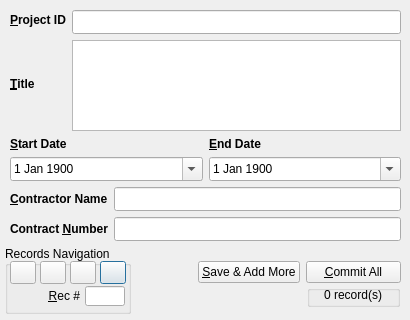
<?xml version="1.0" encoding="UTF-8"?>
<ui version="4.0">
 <class>AddProject</class>
 <widget class="QDialog" name="AddProject">
  <property name="windowModality">
   <enum>Qt::NonModal</enum>
  </property>
  <property name="geometry">
   <rect>
    <x>0</x>
    <y>0</y>
    <width>410</width>
    <height>320</height>
   </rect>
  </property>
  <property name="minimumSize">
   <size>
    <width>410</width>
    <height>320</height>
   </size>
  </property>
  <property name="maximumSize">
   <size>
    <width>410</width>
    <height>320</height>
   </size>
  </property>
  <property name="windowTitle">
   <string>Add Project</string>
  </property>
  <property name="windowIcon">
   <iconset resource="../resources/res.qrc">
    <normaloff>:/toolbar/project-new.png</normaloff>:/toolbar/project-new.png</iconset>
  </property>
  <widget class="QWidget" name="verticalLayoutWidget_6">
   <property name="geometry">
    <rect>
     <x>10</x>
     <y>10</y>
     <width>391</width>
     <height>231</height>
    </rect>
   </property>
   <layout class="QVBoxLayout" name="VL100">
    <item>
     <layout class="QHBoxLayout" name="HL110">
      <item>
       <layout class="QVBoxLayout" name="VL112">
        <item>
         <widget class="QLabel" name="LblDocID">
          <property name="sizePolicy">
           <sizepolicy hsizetype="Preferred" vsizetype="Fixed">
            <horstretch>0</horstretch>
            <verstretch>0</verstretch>
           </sizepolicy>
          </property>
          <property name="minimumSize">
           <size>
            <width>0</width>
            <height>20</height>
           </size>
          </property>
          <property name="font">
           <font>
            <pointsize>9</pointsize>
            <weight>75</weight>
            <bold>true</bold>
           </font>
          </property>
          <property name="text">
           <string>&amp;Project ID</string>
          </property>
          <property name="buddy">
           <cstring>lineEdit0proj_id</cstring>
          </property>
         </widget>
        </item>
        <item>
         <widget class="QLabel" name="LblTitle">
          <property name="font">
           <font>
            <pointsize>9</pointsize>
            <weight>75</weight>
            <bold>true</bold>
           </font>
          </property>
          <property name="text">
           <string>&amp;Title</string>
          </property>
          <property name="buddy">
           <cstring>textEdit0proj_title</cstring>
          </property>
         </widget>
        </item>
       </layout>
      </item>
      <item>
       <layout class="QHBoxLayout" name="HL111">
        <item>
         <layout class="QVBoxLayout" name="VL1111">
          <item>
           <widget class="QLineEdit" name="lineEdit0proj_id">
            <property name="minimumSize">
             <size>
              <width>0</width>
              <height>24</height>
             </size>
            </property>
            <property name="font">
             <font>
              <pointsize>9</pointsize>
             </font>
            </property>
           </widget>
          </item>
          <item>
           <widget class="QTextEdit" name="textEdit0proj_title">
            <property name="font">
             <font>
              <pointsize>9</pointsize>
             </font>
            </property>
           </widget>
          </item>
         </layout>
        </item>
       </layout>
      </item>
     </layout>
    </item>
    <item>
     <layout class="QVBoxLayout" name="VL120">
      <item>
       <layout class="QHBoxLayout" name="HL122">
        <item>
         <widget class="QLabel" name="LblStartDate">
          <property name="font">
           <font>
            <pointsize>9</pointsize>
            <weight>75</weight>
            <bold>true</bold>
           </font>
          </property>
          <property name="text">
           <string>&amp;Start Date</string>
          </property>
          <property name="buddy">
           <cstring>dateEdit0proj_startdate</cstring>
          </property>
         </widget>
        </item>
        <item>
         <widget class="QLabel" name="LblEndDate">
          <property name="font">
           <font>
            <pointsize>9</pointsize>
            <weight>75</weight>
            <bold>true</bold>
           </font>
          </property>
          <property name="text">
           <string>&amp;End Date</string>
          </property>
          <property name="buddy">
           <cstring>dateEdit0proj_enddate</cstring>
          </property>
         </widget>
        </item>
       </layout>
      </item>
      <item>
       <layout class="QHBoxLayout" name="HL121">
        <item>
         <widget class="QDateEdit" name="dateEdit0proj_startdate">
          <property name="minimumSize">
           <size>
            <width>0</width>
            <height>24</height>
           </size>
          </property>
          <property name="font">
           <font>
            <pointsize>9</pointsize>
           </font>
          </property>
          <property name="date">
           <date>
            <year>1900</year>
            <month>1</month>
            <day>1</day>
           </date>
          </property>
          <property name="minimumDateTime">
           <datetime>
            <hour>0</hour>
            <minute>0</minute>
            <second>0</second>
            <year>1900</year>
            <month>1</month>
            <day>1</day>
           </datetime>
          </property>
          <property name="calendarPopup">
           <bool>true</bool>
          </property>
         </widget>
        </item>
        <item>
         <widget class="QDateEdit" name="dateEdit0proj_enddate">
          <property name="minimumSize">
           <size>
            <width>0</width>
            <height>24</height>
           </size>
          </property>
          <property name="font">
           <font>
            <pointsize>9</pointsize>
           </font>
          </property>
          <property name="date">
           <date>
            <year>1900</year>
            <month>1</month>
            <day>1</day>
           </date>
          </property>
          <property name="minimumDateTime">
           <datetime>
            <hour>0</hour>
            <minute>0</minute>
            <second>0</second>
            <year>1900</year>
            <month>1</month>
            <day>1</day>
           </datetime>
          </property>
          <property name="minimumDate">
           <date>
            <year>1900</year>
            <month>1</month>
            <day>1</day>
           </date>
          </property>
          <property name="calendarPopup">
           <bool>true</bool>
          </property>
         </widget>
        </item>
       </layout>
      </item>
     </layout>
    </item>
    <item>
     <layout class="QHBoxLayout" name="HL130">
      <item>
       <layout class="QVBoxLayout" name="VL132">
        <item>
         <widget class="QLabel" name="LblContName">
          <property name="font">
           <font>
            <pointsize>9</pointsize>
            <weight>75</weight>
            <bold>true</bold>
           </font>
          </property>
          <property name="text">
           <string>&amp;Contractor Name</string>
          </property>
          <property name="buddy">
           <cstring>lineEdit0proj_contname</cstring>
          </property>
         </widget>
        </item>
        <item>
         <widget class="QLabel" name="LblContNo">
          <property name="font">
           <font>
            <pointsize>9</pointsize>
            <weight>75</weight>
            <bold>true</bold>
           </font>
          </property>
          <property name="text">
           <string>Contract &amp;Number</string>
          </property>
          <property name="buddy">
           <cstring>lineEdit0proj_contno</cstring>
          </property>
         </widget>
        </item>
       </layout>
      </item>
      <item>
       <layout class="QHBoxLayout" name="HL131">
        <item>
         <layout class="QVBoxLayout" name="VL131">
          <item>
           <widget class="QLineEdit" name="lineEdit0proj_contname">
            <property name="minimumSize">
             <size>
              <width>0</width>
              <height>24</height>
             </size>
            </property>
            <property name="font">
             <font>
              <pointsize>9</pointsize>
             </font>
            </property>
            <property name="placeholderText">
             <string/>
            </property>
           </widget>
          </item>
          <item>
           <widget class="QLineEdit" name="lineEdit0proj_contno">
            <property name="minimumSize">
             <size>
              <width>0</width>
              <height>24</height>
             </size>
            </property>
            <property name="font">
             <font>
              <pointsize>9</pointsize>
             </font>
            </property>
           </widget>
          </item>
         </layout>
        </item>
       </layout>
      </item>
     </layout>
    </item>
   </layout>
  </widget>
  <widget class="QWidget" name="horizontalLayoutWidget">
   <property name="geometry">
    <rect>
     <x>139</x>
     <y>285</y>
     <width>261</width>
     <height>22</height>
    </rect>
   </property>
   <layout class="QHBoxLayout" name="HL101">
    <item>
     <spacer name="horizontalSpacer">
      <property name="orientation">
       <enum>Qt::Horizontal</enum>
      </property>
      <property name="sizeHint" stdset="0">
       <size>
        <width>40</width>
        <height>20</height>
       </size>
      </property>
     </spacer>
    </item>
    <item>
     <widget class="QGroupBox" name="GB2">
      <property name="sizePolicy">
       <sizepolicy hsizetype="Fixed" vsizetype="Preferred">
        <horstretch>0</horstretch>
        <verstretch>0</verstretch>
       </sizepolicy>
      </property>
      <property name="minimumSize">
       <size>
        <width>93</width>
        <height>0</height>
       </size>
      </property>
      <property name="title">
       <string/>
      </property>
      <widget class="QLabel" name="LblTotalRecords">
       <property name="geometry">
        <rect>
         <x>4</x>
         <y>0</y>
         <width>71</width>
         <height>20</height>
        </rect>
       </property>
       <property name="sizePolicy">
        <sizepolicy hsizetype="Fixed" vsizetype="Preferred">
         <horstretch>0</horstretch>
         <verstretch>0</verstretch>
        </sizepolicy>
       </property>
       <property name="minimumSize">
        <size>
         <width>65</width>
         <height>0</height>
        </size>
       </property>
       <property name="text">
        <string>0 record(s)</string>
       </property>
       <property name="alignment">
        <set>Qt::AlignRight|Qt::AlignTrailing|Qt::AlignVCenter</set>
       </property>
      </widget>
     </widget>
    </item>
   </layout>
  </widget>
  <widget class="QGroupBox" name="GB1">
   <property name="geometry">
    <rect>
     <x>5</x>
     <y>246</y>
     <width>126</width>
     <height>68</height>
    </rect>
   </property>
   <property name="maximumSize">
    <size>
     <width>16777215</width>
     <height>68</height>
    </size>
   </property>
   <property name="title">
    <string>Records Navigation</string>
   </property>
   <widget class="QLabel" name="LblRecNo">
    <property name="geometry">
     <rect>
      <x>10</x>
      <y>40</y>
      <width>65</width>
      <height>20</height>
     </rect>
    </property>
    <property name="sizePolicy">
     <sizepolicy hsizetype="Fixed" vsizetype="Preferred">
      <horstretch>0</horstretch>
      <verstretch>0</verstretch>
     </sizepolicy>
    </property>
    <property name="minimumSize">
     <size>
      <width>65</width>
      <height>0</height>
     </size>
    </property>
    <property name="text">
     <string>&amp;Rec #</string>
    </property>
    <property name="alignment">
     <set>Qt::AlignRight|Qt::AlignTrailing|Qt::AlignVCenter</set>
    </property>
    <property name="buddy">
     <cstring>lineEditRecordNo</cstring>
    </property>
   </widget>
   <widget class="QLineEdit" name="lineEditRecordNo">
    <property name="geometry">
     <rect>
      <x>80</x>
      <y>40</y>
      <width>40</width>
      <height>20</height>
     </rect>
    </property>
    <property name="minimumSize">
     <size>
      <width>40</width>
      <height>0</height>
     </size>
    </property>
    <property name="maximumSize">
     <size>
      <width>40</width>
      <height>16777215</height>
     </size>
    </property>
    <property name="alignment">
     <set>Qt::AlignCenter</set>
    </property>
   </widget>
   <widget class="QPushButton" name="pushButtonLast">
    <property name="geometry">
     <rect>
      <x>95</x>
      <y>15</y>
      <width>26</width>
      <height>23</height>
     </rect>
    </property>
    <property name="text">
     <string/>
    </property>
    <property name="icon">
     <iconset resource="../resources/res.qrc">
      <normaloff>:/navigate/control-stop-right-icon.png</normaloff>:/navigate/control-stop-right-icon.png</iconset>
    </property>
    <property name="iconSize">
     <size>
      <width>32</width>
      <height>32</height>
     </size>
    </property>
   </widget>
   <widget class="QPushButton" name="pushButtonNext">
    <property name="geometry">
     <rect>
      <x>65</x>
      <y>15</y>
      <width>26</width>
      <height>23</height>
     </rect>
    </property>
    <property name="text">
     <string/>
    </property>
    <property name="icon">
     <iconset resource="../resources/res.qrc">
      <normaloff>:/navigate/control-double-right-icon.png</normaloff>:/navigate/control-double-right-icon.png</iconset>
    </property>
    <property name="iconSize">
     <size>
      <width>32</width>
      <height>32</height>
     </size>
    </property>
   </widget>
   <widget class="QPushButton" name="pushButtonPrev">
    <property name="geometry">
     <rect>
      <x>35</x>
      <y>15</y>
      <width>26</width>
      <height>23</height>
     </rect>
    </property>
    <property name="text">
     <string/>
    </property>
    <property name="icon">
     <iconset resource="../resources/res.qrc">
      <normaloff>:/navigate/control-double-left-icon.png</normaloff>:/navigate/control-double-left-icon.png</iconset>
    </property>
    <property name="iconSize">
     <size>
      <width>32</width>
      <height>32</height>
     </size>
    </property>
   </widget>
   <widget class="QPushButton" name="pushButtonFirst">
    <property name="geometry">
     <rect>
      <x>5</x>
      <y>15</y>
      <width>26</width>
      <height>23</height>
     </rect>
    </property>
    <property name="text">
     <string/>
    </property>
    <property name="icon">
     <iconset resource="../resources/res.qrc">
      <normaloff>:/navigate/control-stop-left-icon.png</normaloff>:/navigate/control-stop-left-icon.png</iconset>
    </property>
    <property name="iconSize">
     <size>
      <width>32</width>
      <height>32</height>
     </size>
    </property>
   </widget>
  </widget>
  <widget class="QWidget" name="horizontalLayoutWidget_2">
   <property name="geometry">
    <rect>
     <x>140</x>
     <y>260</y>
     <width>261</width>
     <height>25</height>
    </rect>
   </property>
   <layout class="QHBoxLayout" name="horizontalLayout">
    <item>
     <spacer name="horizontalSpacer_2">
      <property name="orientation">
       <enum>Qt::Horizontal</enum>
      </property>
      <property name="sizeHint" stdset="0">
       <size>
        <width>40</width>
        <height>20</height>
       </size>
      </property>
     </spacer>
    </item>
    <item>
     <widget class="QPushButton" name="pushButtonAddMore">
      <property name="sizePolicy">
       <sizepolicy hsizetype="Fixed" vsizetype="Fixed">
        <horstretch>0</horstretch>
        <verstretch>0</verstretch>
       </sizepolicy>
      </property>
      <property name="minimumSize">
       <size>
        <width>95</width>
        <height>0</height>
       </size>
      </property>
      <property name="text">
       <string>&amp;Save &amp;&amp; Add More</string>
      </property>
     </widget>
    </item>
    <item>
     <widget class="QPushButton" name="pushButtonCommitAll">
      <property name="sizePolicy">
       <sizepolicy hsizetype="Fixed" vsizetype="Fixed">
        <horstretch>0</horstretch>
        <verstretch>0</verstretch>
       </sizepolicy>
      </property>
      <property name="minimumSize">
       <size>
        <width>95</width>
        <height>0</height>
       </size>
      </property>
      <property name="text">
       <string>&amp;Commit All</string>
      </property>
     </widget>
    </item>
   </layout>
  </widget>
 </widget>
 <tabstops>
  <tabstop>lineEdit0proj_id</tabstop>
  <tabstop>textEdit0proj_title</tabstop>
  <tabstop>dateEdit0proj_startdate</tabstop>
  <tabstop>dateEdit0proj_enddate</tabstop>
  <tabstop>lineEdit0proj_contname</tabstop>
  <tabstop>lineEdit0proj_contno</tabstop>
  <tabstop>pushButtonAddMore</tabstop>
  <tabstop>pushButtonCommitAll</tabstop>
  <tabstop>lineEditRecordNo</tabstop>
  <tabstop>pushButtonFirst</tabstop>
  <tabstop>pushButtonPrev</tabstop>
  <tabstop>pushButtonNext</tabstop>
  <tabstop>pushButtonLast</tabstop>
 </tabstops>
 <resources>
  <include location="../resources/res.qrc"/>
 </resources>
 <connections/>
</ui>
